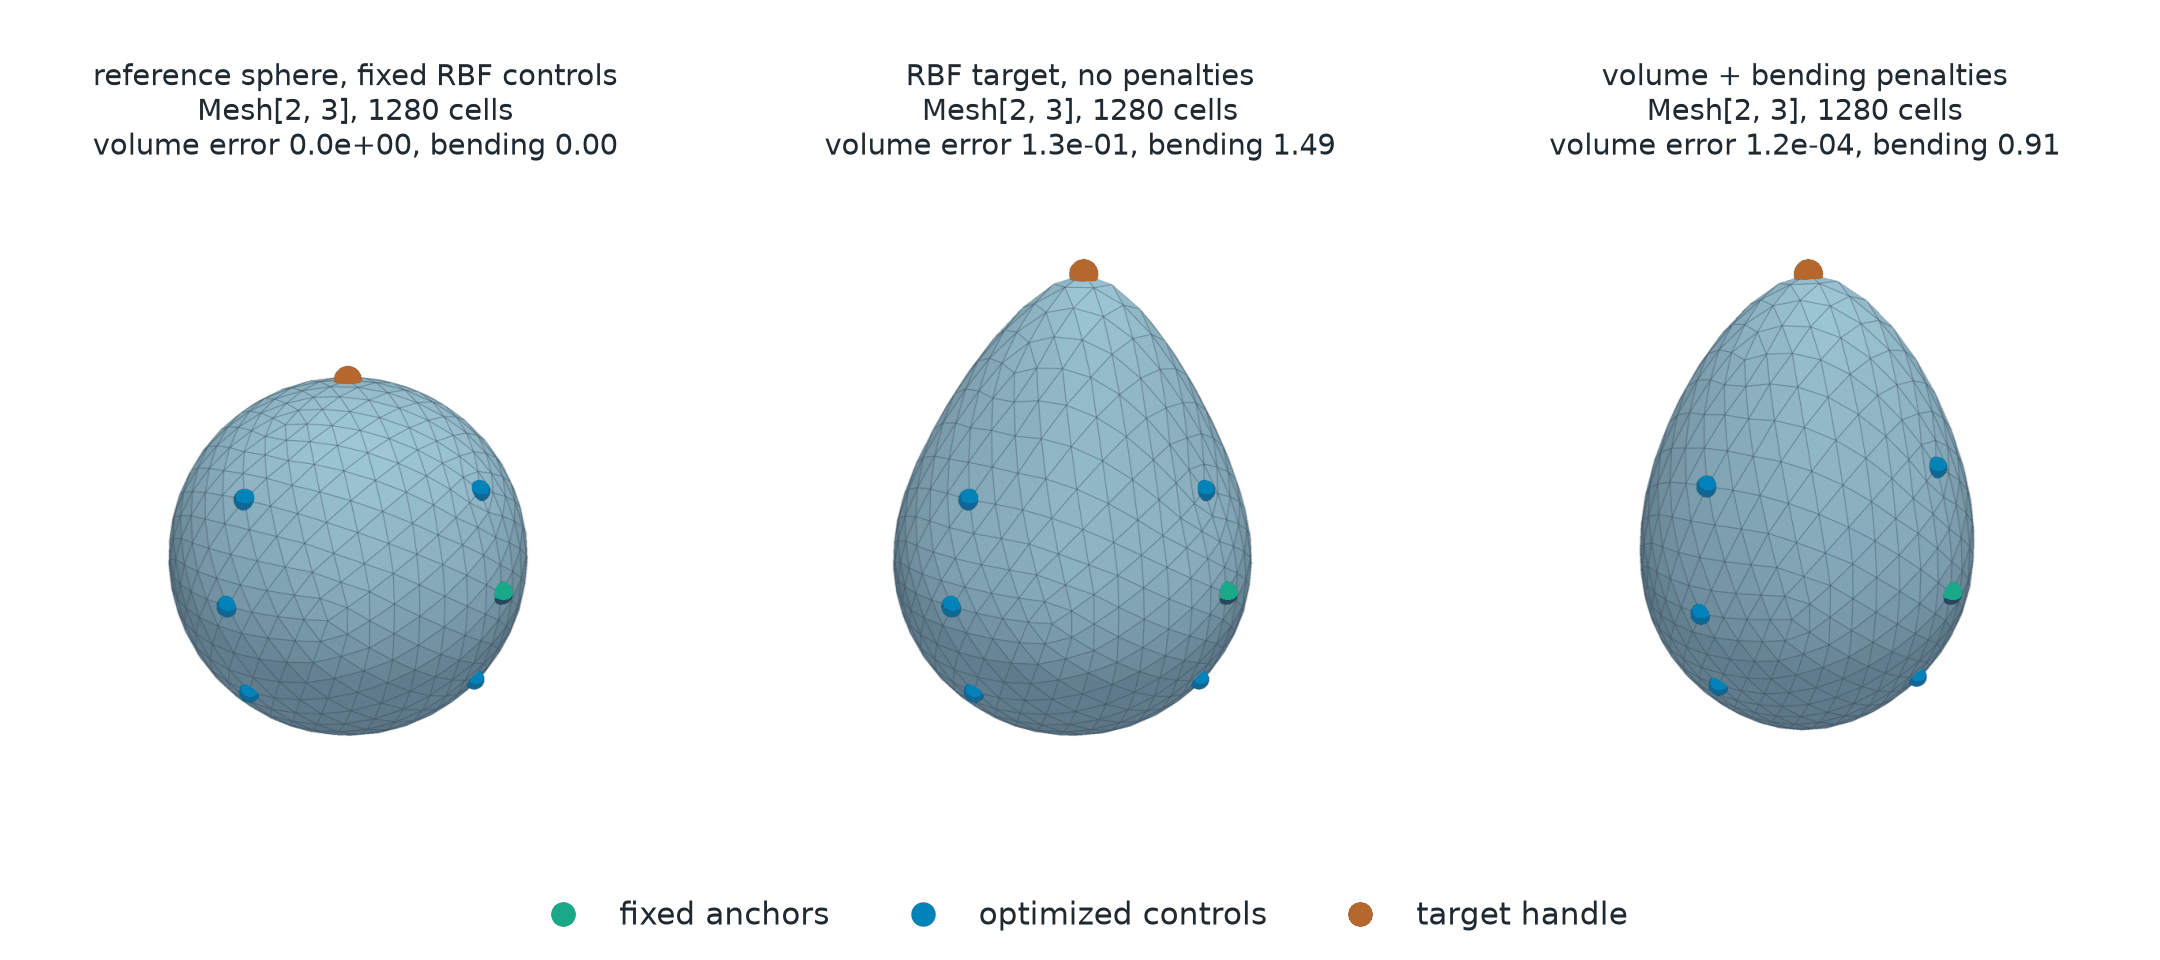

Generate this figure with Python:
# SPDX-FileCopyrightText: Copyright (c) 2023 - 2026 NVIDIA CORPORATION & AFFILIATES.
# SPDX-FileCopyrightText: All rights reserved.
# SPDX-License-Identifier: Apache-2.0
#
# Licensed under the Apache License, Version 2.0 (the "License");
# you may not use this file except in compliance with the License.
# You may obtain a copy of the License at
#
# http://www.apache.org/licenses/LICENSE-2.0
#
# Unless required by applicable law or agreed to in writing, software
# distributed under the License is distributed on an "AS IS" BASIS,
# WITHOUT WARRANTIES OR CONDITIONS OF ANY KIND, either express or implied.
# See the License for the specific language governing permissions and
# limitations under the License.

"""Render volume- and bending-regularized RBF deformation of a sphere."""

from pathlib import Path

import matplotlib.pyplot as plt
import numpy as np
import pyvista as pv
import torch
from _style import (
    FIXED,
    RESULT,
    SECOND,
    SURFACE,
    SURFACE_EDGE,
    mesh_label,
    save,
    spheres,
)
from matplotlib.lines import Line2D

from physicsnemo.mesh import Mesh
from physicsnemo.mesh.deformation import (
    closed_surface_volume_energy,
    surface_bending_energy,
)
from physicsnemo.mesh.io import to_pyvista
from physicsnemo.mesh.primitives.surfaces import sphere_icosahedral
from physicsnemo.nn.functional import radial_basis_function_deform_points

pv.OFF_SCREEN = True

OUTPUT = Path(__file__).parent / "sphere_deformation_energies.png"

CAMERA = [(4.3, -5.6, 2.4), (0.05, 0.0, 0.2), (0.0, 0.0, 1.0)]


def _backend() -> tuple[torch.device, str]:
    """Select the accelerated backend when a CUDA device is available."""

    if torch.cuda.is_available():
        return torch.device("cuda"), "warp"
    return torch.device("cpu"), "torch"


def _control_indices(points: torch.Tensor) -> torch.Tensor:
    """Select distinct sphere vertices nearest to prescribed directions."""

    directions = points.new_tensor(
        [
            [0.0, 0.0, -1.0],
            [1.0, 0.0, 0.0],
            [-1.0, 0.0, 0.0],
            [0.0, 1.0, 0.0],
            [0.0, -1.0, 0.0],
            [1.0, 0.0, 0.65],
            [-1.0, 0.0, 0.65],
            [0.0, 1.0, 0.65],
            [0.0, -1.0, 0.65],
            [1.0, 0.0, -0.55],
            [-1.0, 0.0, -0.55],
            [0.0, 1.0, -0.55],
            [0.0, -1.0, -0.55],
            [0.0, 0.0, 1.0],
        ]
    )
    directions = directions / torch.linalg.vector_norm(directions, dim=1, keepdim=True)
    indices = (directions @ points.T).argmax(dim=1)
    if torch.unique(indices).numel() != indices.numel():
        raise RuntimeError("Sphere subdivision did not provide distinct controls")
    return indices


def _displacements(
    controls: torch.Tensor,
    auxiliary: torch.Tensor,
    target_displacement: torch.Tensor,
) -> torch.Tensor:
    """Assemble fixed, auxiliary, and target control displacements."""

    return torch.cat(
        (
            torch.zeros_like(controls[:2]),
            auxiliary,
            target_displacement.unsqueeze(0),
        )
    )


def _deform(
    reference_points: torch.Tensor,
    controls: torch.Tensor,
    auxiliary: torch.Tensor,
    target_displacement: torch.Tensor,
    implementation: str,
) -> torch.Tensor:
    """Evaluate the radial-basis deformation for one auxiliary-control state."""

    return radial_basis_function_deform_points(
        reference_points,
        controls,
        _displacements(controls, auxiliary, target_displacement),
        kernel="thin_plate_spline",
        polynomial=True,
        smoothing=0.0,
        implementation=implementation,
    )


def _signed_volume(points: torch.Tensor, triangles: torch.Tensor) -> torch.Tensor:
    """Compute signed volume independently for figure annotations."""

    vertices = points[triangles]
    return (
        torch.sum(
            vertices[:, 0] * torch.linalg.cross(vertices[:, 1], vertices[:, 2], dim=1)
        )
        / 6.0
    )


def _render(actors, camera):
    """Render PyVista actors from a fixed camera, so that panels share one scale."""

    plotter = pv.Plotter(off_screen=True, window_size=(900, 900))
    plotter.enable_anti_aliasing("ssaa")
    plotter.set_background("white")
    for dataset, kwargs in actors:
        plotter.add_mesh(dataset, **{"ambient": 0.35, **kwargs})
    plotter.camera_position = camera
    image = plotter.screenshot(return_img=True)
    plotter.close()
    return image


def _surface(mesh):
    """Return the shaded surface actor of a mesh."""

    return (
        to_pyvista(mesh),
        {
            "color": SURFACE,
            "show_edges": True,
            "edge_color": SURFACE_EDGE,
            "line_width": 0.6,
            "diffuse": 0.7,
        },
    )


def _arrows(starts, vectors, color):
    """Draw displacement arrows as solid geometry."""

    arrows = [
        pv.Arrow(
            start=start,
            direction=vector,
            scale=float(np.linalg.norm(vector)),
            tip_radius=0.18,
            shaft_radius=0.06,
            tip_length=0.35,
        )
        for start, vector in zip(starts, vectors, strict=True)
    ]
    return (pv.merge(arrows), {"color": color})


def _legend(figure, entries):
    """Add a marker legend at the bottom center."""

    handles = [
        Line2D(
            [0],
            [0],
            marker="o",
            color="none",
            markerfacecolor=color,
            markeredgecolor="white",
            markersize=12,
            label=label,
        )
        for label, color in entries
    ]
    figure.legend(handles=handles, loc="lower center", ncol=len(handles), frameon=False)


def _panel(mesh, points, controls, displacements, *, original):
    """Render one deformed surface with its anchors, controls, and handle."""

    shown = Mesh(points=points.detach().cpu().float(), cells=mesh.cells)
    controls_np = controls.detach().cpu().numpy()
    displacements_np = displacements.detach().cpu().numpy()
    placed = controls_np if original else controls_np + displacements_np
    source = controls_np[-1]
    destination = source + displacements_np[-1]
    actors = [
        _surface(shown),
        (spheres(placed[:2], 0.06), {"color": FIXED}),
        (spheres(placed[2:13], 0.055), {"color": SECOND}),
        (
            spheres((source if original else destination)[None], 0.075),
            {"color": RESULT},
        ),
    ]
    if not original:
        actors.append(_arrows(source[None], (destination - source)[None], RESULT))
    return _render(actors, CAMERA)


def main() -> None:
    """Generate the documentation image."""

    device, implementation = _backend()
    reference = sphere_icosahedral.load(radius=1.0, subdivisions=3).to(
        device=device, dtype=torch.float64
    )
    controls = reference.points[_control_indices(reference.points)]
    target_displacement = controls.new_tensor([0.12, -0.06, 0.58])
    unregularized_auxiliary = torch.zeros_like(controls[2:13])
    unregularized = _deform(
        reference.points,
        controls,
        unregularized_auxiliary,
        target_displacement,
        implementation,
    ).detach()

    auxiliary = torch.nn.Parameter(torch.zeros_like(unregularized_auxiliary))
    optimizer = torch.optim.Adam([auxiliary], lr=2.0e-2)
    for _ in range(400):
        optimizer.zero_grad()
        points = _deform(
            reference.points,
            controls,
            auxiliary,
            target_displacement,
            implementation,
        )
        loss = 250.0 * closed_surface_volume_energy(
            reference, points, implementation=implementation
        ) + 0.04 * surface_bending_energy(
            reference, points, implementation=implementation
        )
        loss.backward()
        if not torch.isfinite(auxiliary.grad).all():
            raise RuntimeError("Non-finite deformation-energy gradient")
        optimizer.step()

    regularized = _deform(
        reference.points,
        controls,
        auxiliary,
        target_displacement,
        implementation,
    ).detach()
    reference_volume = _signed_volume(reference.points, reference.cells)

    def metrics(points: torch.Tensor) -> tuple[float, float]:
        """Return enclosed-volume and hinge-bending residuals."""

        volume_error = (
            _signed_volume(points, reference.cells) / reference_volume - 1.0
        ).abs()
        bending = surface_bending_energy(
            reference, points, implementation=implementation
        )
        return volume_error.item(), bending.item()

    original_metrics = metrics(reference.points)
    unregularized_metrics = metrics(unregularized)
    regularized_metrics = metrics(regularized)
    if not regularized_metrics[0] < 0.2 * unregularized_metrics[0]:
        raise RuntimeError("Volume penalty did not materially reduce the residual")
    if not regularized_metrics[1] < unregularized_metrics[1]:
        raise RuntimeError("Bending penalty did not reduce the bending residual")

    panels = (
        (
            "reference sphere, fixed RBF controls",
            reference.points,
            torch.zeros_like(controls),
            original_metrics,
            True,
        ),
        (
            "RBF target, no penalties",
            unregularized,
            _displacements(controls, unregularized_auxiliary, target_displacement),
            unregularized_metrics,
            False,
        ),
        (
            "volume + bending penalties",
            regularized,
            _displacements(controls, auxiliary.detach(), target_displacement),
            regularized_metrics,
            False,
        ),
    )

    figure, axes = plt.subplots(1, 3, figsize=(13.5, 6.0))
    cpu_reference = reference.to("cpu")
    for axis, (title, points, displacements, residuals, original) in zip(
        axes, panels, strict=True
    ):
        volume_error, bending = residuals
        axis.imshow(
            _panel(cpu_reference, points, controls, displacements, original=original)
        )
        axis.set_title(
            f"{title}\n{mesh_label(reference)}\n"
            f"volume error {volume_error:.1e}, bending {bending:.2f}"
        )
        axis.set_axis_off()
    _legend(
        figure,
        (
            ("fixed anchors", FIXED),
            ("optimized controls", SECOND),
            ("target handle", RESULT),
        ),
    )
    figure.subplots_adjust(left=0.0, right=1.0, bottom=0.07, top=0.84, wspace=0.02)
    save(figure, OUTPUT)
    print(f"Saved {OUTPUT} with {implementation} on {device}")


if __name__ == "__main__":
    main()
